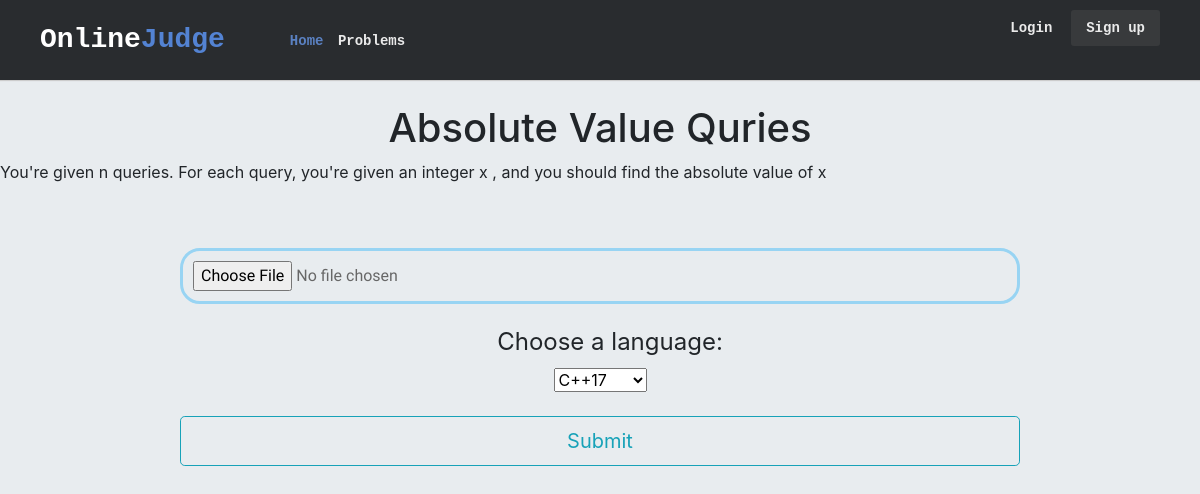
Page /judge/problems/3/ on the committed database.
### judge/models.py (models this page shows)
class Problem(models.Model):
    problemId = models.IntegerField()
    problemName = models.CharField(max_length=100)
    problemText = models.TextField()
    difficulty = models.CharField(max_length=15)
    solveCount = models.IntegerField()
    score = models.FloatField()

### judge/views.py (the view)
# urls.py: path('problems/<int:problemId>/', views.detail, name='detail'),
def detail(request, problemId):
    problem = get_object_or_404(Problem, pk=problemId)
    return render(request, 'judge/detail.html', {'problem': problem})

### judge/templates/judge/detail.html (shortened to what this page needs)
{% load static %}
<html lang="en">
<head>
    <link rel="stylesheet" href="https://use.fontawesome.com/releases/v5.6.3/css/all.css"
>
    <link rel="stylesheet" href="https://stackpath.bootstrapcdn.com/bootstrap/4.2.1/css/bootstrap.min.css"
>
    <link rel="stylesheet" type="text/css" href="{% static 'judge/css/styles.css' %}">
</head>
<body>
    <header class="oj-header">
        <div class="oj-header-limiter">
            <h1><a href="{% url 'index' %}">Online<span>Judge</span></a></h1>
            <nav>
                <a href="{% url 'index' %}" class="selected">Home</a>
                <a href="{% url 'problem' %}">Problems</a>
            </nav>
            <ul>
                <li><a href="/login" class="lightbox_trigger">Login</a></li>
                <li><a href="/register" class="lightbox_trigger">Sign up</a></li>
            </ul>
        </div>
    </header>
    <br>
    <h1 align="center">{{problem.problemName}}</h1>
    <p>{{problem.problemText}}</p>
    <br>
    <form enctype="multipart/form-data" action="{% url 'submit' problem.id %}" method="POST">
        <div align="center"><br>
            <input type="FILE" name="solution" id="solution" style="width:70%" required>
            <label for="lang">Choose a language:</label>
            <select name="lang" id="lang">
                <option value="cpp">C++17</option>
            </select>
            <br><br>
            <button type="submit" class="btn btn-outline-info btn-lg" style="height: 50px; width: 70% ">Submit</button>
        </div>
    </form>
</body>
</html>

### judge/static/judge/css/styles.css (style rules this page uses)
body { background-color: #E8ECEF; }
li a { color: green; }
.oj-header { background-color: #292c2f; box-shadow: 0 1px 1px #ccc; padding: 20px 40px; height: 80px; color: #ffffff; box-sizing: border-box; }
.oj-header .oj-header-limiter { max-width: 1200px; text-align: center; margin: 0 auto; }
.oj-header .oj-header-limiter h1 { float: left; font: normal 28px Cookie, Arial, Helvetica, sans-serif; line-height: 40px; margin: 0; }
.oj-header .oj-header-limiter h1 span { color: #5383d3; }
.oj-header .oj-header-limiter a { color: #ffffff; text-decoration: none; }
.oj-header .oj-header-limiter nav { font: 16px Arial, Helvetica, sans-serif; line-height: 40px; float: left; margin: 0 0 0 60px; padding: 0; }
.oj-header .oj-header-limiter nav a { font-size: 14px; display: inline-block; padding: 0 5px; opacity: 0.9; text-decoration: none; line-height: 1; }
.oj-header .oj-header-limiter nav a.selected { color: #608bd2; }
.oj-header .oj-header-limiter ul { font: 14px Arial, Helvetica, sans-serif; list-style: none; line-height: 1; float: right; }
.oj-header .oj-header-limiter ul li { display: inline-block; margin-left: 15px; opacity: 0.9; }
.oj-header .oj-header-limiter ul li:last-child a { font-weight: bold; background-color: #3a3c3e; padding: 10px 15px; border-radius: 3px; }
body { margin: 0; padding: 0; }
label, input, textarea { display: block; }
input, textarea { width: 75%; border: none; border-radius: 20px; outline: none; padding: 10px; font-family: 'Sniglet', cursive; font-size: 1em; color: #676767; transition: border 0.5s; -webkit-transition: border 0.5s; -moz-transition: border 0.5s; -o-transition: border 0.5s; border: solid 3px #98d4f3; -webkit-box-sizing: border-box; -moz-box-sizing: border-box; box-sizing: border-box; }
label { font-size: 1.5em; margin-top: 20px; padding-left: 20px; }
a:link { color: blue; font-family: Courier; font-weight: bold; text-decoration: none; }

### rows in the picture
Problem: problemName "Absolute Value Quries", problemText "You're given n queries. For each query, you're given an integer x , and you should find the absolute value of x"
